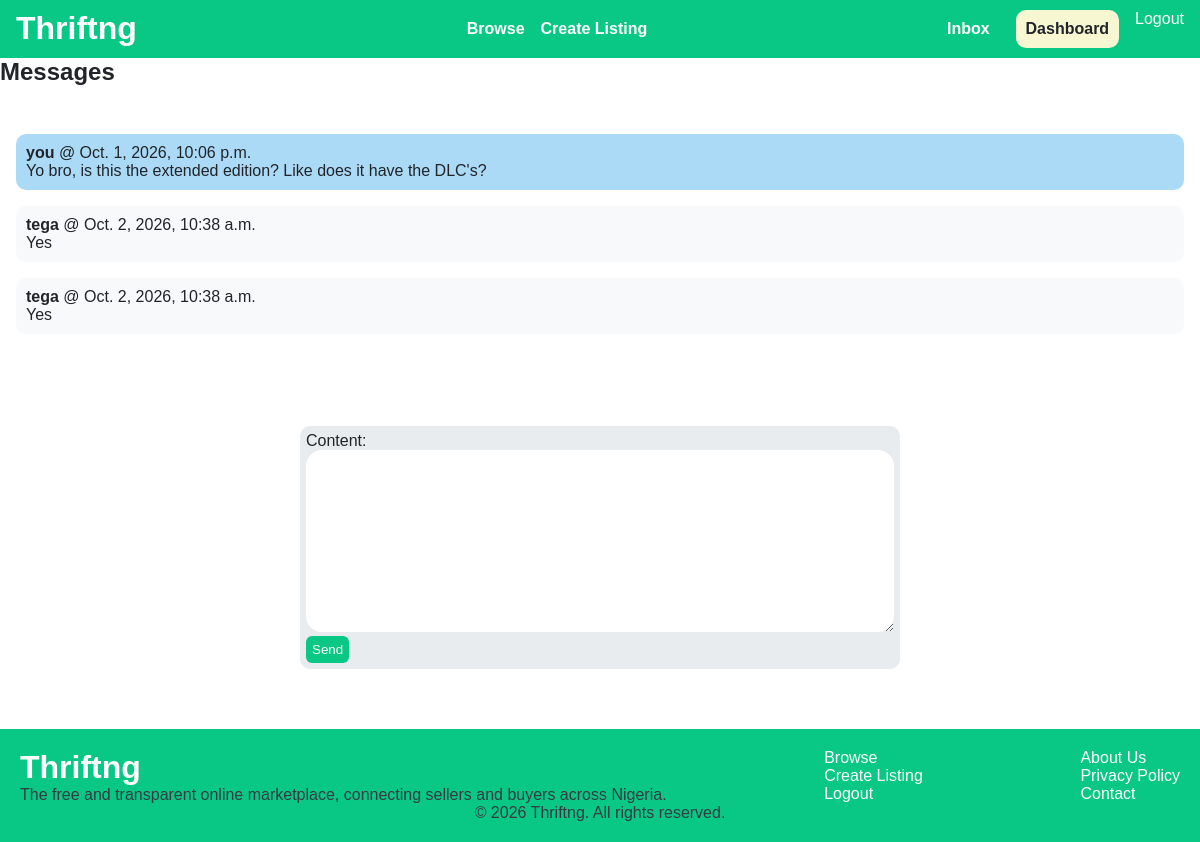
Screenshot of /inbox/6/ (signed in) with the database file from the repository.
### conversation/models.py (models this page shows)
class ConversationMessage(models.Model):
    conversation = models.ForeignKey(Conversation, related_name='messages', on_delete=models.CASCADE)
    content = models.TextField()
    created_at = models.DateTimeField(auto_now_add=True)
    created_by = models.ForeignKey(User, related_name='created_messages', on_delete=models.CASCADE)

### conversation/views.py (the view)
# urls.py: path('<int:pk>/', views.chat, name='chat'),
@login_required
def chat(request, pk):
    conversation = Conversation.objects.filter(members__in=[request.user.id]).get(pk=pk)
    if request.method == 'POST':
        form = ConversationMessageForm(request.POST)
        if form.is_valid():
            conversation_message = form.save(commit=False)
            conversation_message.conversation = conversation
            conversation_message.created_by = request.user
            conversation_message.save()
            conversation.save()
            return redirect('conversation:chat', pk=pk)
    else:
        form = ConversationMessageForm()
    return render(request, 'conversation/detail.html', {
        'chat': conversation,
        'form': form,
    })

### conversation/forms.py
class ConversationMessageForm(forms.ModelForm):
    class Meta:
        model = ConversationMessage
        fields = ('content',)
        widgets = {
            'content': forms.Textarea(attrs={
                'class': 'input-area',
                'label': ''
            })
        }

### conversation/templates/conversation/detail.html (shortened to what this page needs)
{% extends 'base.html' %}
{% block content %}
    <h1>Messages</h1>
    <div class="message-space">
        {% for message in chat.messages.all %}
            <div class="message-card {% if message.created_by == request.user %}blue{% endif %}">
                    <div class="card-text">
                        <p><strong>{% if message.created_by == request.user %}you{% else %}{{ message.created_by.username }}{% endif %}</strong> @ {{ message.created_at }}</p>
                        <p>{{ message.content }}</p>
                    </div>
            </div>
        {% endfor %}
    </div>
    <div class="auth-form">
        <form method="post" action=".">
            {{ form.as_p }}
            <button type="submit" class="submit-btn">Send</button>
        </form>
    </div>
{% endblock %}

### core/static/style.css (style rules this page uses)
:root { --color-green-500: #09C885; --color-green-600: #079C68; --color-cream-500: #F7F7D2; --color-cream-600: #EDED9B; --color-pure-white: #ffffff; --color-gray-50: #f8f9fa; --color-gray-100: #e9ecef; --color-gray-800: #343a40; --color-gray-900: #212529; --color-error: #fb1919; --color-primary: var(--color-green-500); --color-primary-hover: var(--color-green-600); --color-secondary: var(--color-cream-500); --color-secondary-hover: var(--color-cream-600); --color-bg-page: var(--color-gray-100); --color-bg-card: var(--color-pure-white); --color-bg-surface: var(--color-pure-white); --color-text-main: var(--color-gray-900); --color-text-muted: var(--color-gray-800); --color-text-on-primary: var(--color-pure-white); }
* { margin: 0; box-sizing: border-box; }
body { color: var(--color-text-main); font-family:Arial, Helvetica, sans-serif; }
body p { font-size: 16px }
.card-text { padding: 10px; }

### core/static/form.css (style rules this page uses)
.auth-form { width: 50%; margin: 5% auto; border-radius: 10px; padding: 6px; background-color: var(--color-bg-page); }
.input-area { width: 100%; padding: 1rem; border: none; border-radius: 1rem; }
.submit-btn { padding: 6px; border-radius: 6px; color: var(--color-text-on-primary); background-color: var(--color-primary); border: none; }

### core/static/inbox.css (style rules this page uses)
.message-space { margin: 1rem 0; padding: 1rem; }
.message-card { display: flex; align-items: center; gap: 1rem; width: 100%; border-radius: 10px; background-color: var(--color-gray-50); margin: 1rem 0; }
.blue { background-color: hwb(203 67% 3%); }

### rows the page displays
ConversationMessage: shows "you", created_at "Oct. 1, 2026, 10:06 p.m.", content "Yo bro, is this the extended edition? Like does it have the DLC's?"
ConversationMessage: created_by.username "tega", created_at "Oct. 2, 2026, 10:38 a.m.", content "Yes"
ConversationMessage: created_by.username "tega", created_at "Oct. 2, 2026, 10:38 a.m.", content "Yes"
